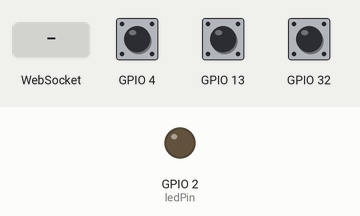
A program run on a simulated ESP32. Shown: output pins drawn as LEDs (lit = HIGH). Inputs (shaded band) come from the test bench; at power-on: GPIO 4 HIGH, GPIO 13 HIGH, GPIO 32 HIGH. WiFi joins after 1.5 s; servers stay silent unless stated; what the program prints to the serial monitor is not drawn.

Above: at 2.7 s.
2.8 s: WebSocket text "SCORE" received
At 2.96 s:
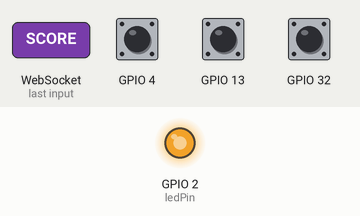
At 3.57 s:
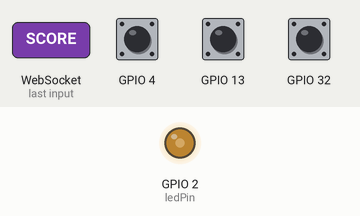
Timing chart, 0 to 5.8 s (numbered marks = the images above; inputs shaded):
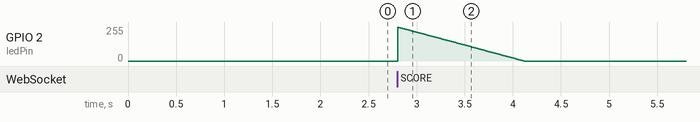

The program:

main.cpp
```cpp
#include <Arduino.h>
#include <WiFi.h>
#include <WebSocketsServer.h>

const char* ssid = "NOMBRE_DE_TU_RED";
const char* password = "TU_CONTRASENA";

WebSocketsServer webSocket = WebSocketsServer(81);

// --- CONFIGURACIÓN DE SENSORES Y LED ---
const unsigned long HOLD_THRESHOLD = 300;
const int TOUCH_LIMIT = 30;

const int ledPin = 2; // Pin del LED integrado
int ledBrightness = 0;
unsigned long lastFadeTime = 0;

struct TouchPad {
  uint8_t pin;
  String id;
  bool isTouched;
  unsigned long touchStartTime;
  bool holdTriggered;
};

// D13 (Izquierda), D4 (Derecha), D32 (Acción)
TouchPad pads[3] = {
  {13, "PIN1", false, 0, false},
  {4,  "PIN2", false, 0, false},
  {32, "PIN3", false, 0, false}
};

// --- FUNCIÓN PARA ESCUCHAR AL NAVEGADOR ---
void webSocketEvent(uint8_t num, WStype_t type, uint8_t * payload, size_t length) {
  if (type == WStype_TEXT) {
    String msg = (char*)payload;

    // Si el navegador nos grita "SCORE", subimos el brillo al máximo
    if (msg == "SCORE") {
      Serial.println("¡Punto anotado! Efecto LED activado.");
      ledBrightness = 255;
    }
  }
}

void setup() {
  Serial.begin(115200);
  pinMode(ledPin, OUTPUT);

  Serial.print("Conectando a WiFi...");
  WiFi.begin(ssid, password);
  while (WiFi.status() != WL_CONNECTED) {
    delay(500);
    Serial.print(".");
  }
  Serial.println("\nWiFi conectado. IP: ");
  Serial.println(WiFi.localIP());

  webSocket.begin();
  // Le decimos al WebSocket qué función usar cuando llegue un mensaje
  webSocket.onEvent(webSocketEvent);
  Serial.println("Servidor WebSocket iniciado");
}

void loop() {
  webSocket.loop();
  unsigned long currentMillis = millis();

  // --- LÓGICA DEL LED (Efecto de desvanecimiento PWM) ---
  if (ledBrightness > 0) {
    // Cada 5 milisegundos bajamos un poco el brillo
    if (currentMillis - lastFadeTime > 5) {
      ledBrightness -= 2; // Velocidad de apagado
      if (ledBrightness < 0) ledBrightness = 0;

      // Aplicamos el brillo al LED
      // (Nota: Si analogWrite marca error por tu versión de entorno, cámbialo a digitalWrite(ledPin, HIGH))
      analogWrite(ledPin, ledBrightness);
      lastFadeTime = currentMillis;
    }
  } else {
      analogWrite(ledPin, 0); // Aseguramos que esté apagado
  }

  // --- LÓGICA DE SENSORES TOUCH ---
  for (int i = 0; i < 3; i++) {
    int touchValue = touchRead(pads[i].pin);

    if (touchValue < TOUCH_LIMIT) {
      if (!pads[i].isTouched) {
        pads[i].isTouched = true;
        pads[i].touchStartTime = currentMillis;
        pads[i].holdTriggered = false;

        String msg = pads[i].id + "_TOUCH";
        webSocket.broadcastTXT(msg);
      }
      else if (!pads[i].holdTriggered && (currentMillis - pads[i].touchStartTime >= HOLD_THRESHOLD)) {
        pads[i].holdTriggered = true;

        String msg = pads[i].id + "_HOLD";
        webSocket.broadcastTXT(msg);
      }
    }
    else {
      if (pads[i].isTouched) {
        pads[i].isTouched = false;

        String msg = pads[i].id + "_RELEASE";
        webSocket.broadcastTXT(msg);
      }
    }
  }

  delay(10);
}
```
